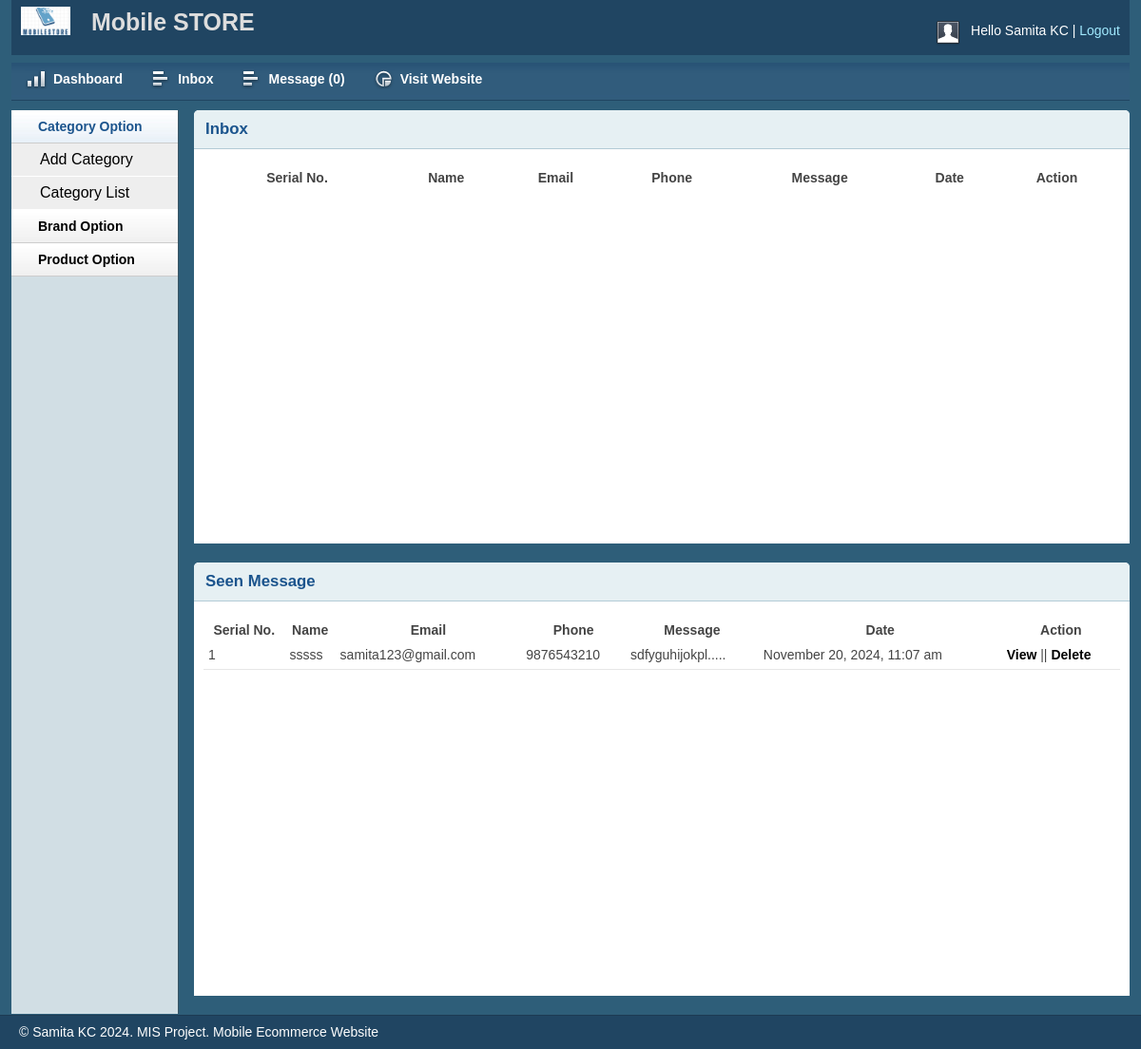
The app's page /admin/message.php (signed in) with its own data.
### tables this page shows
CREATE TABLE `tbl_contact` (
  `id` int(11) NOT NULL,
  `name` varchar(255) NOT NULL,
  `email` varchar(255) NOT NULL,
  `contact` varchar(255) NOT NULL,
  `message` text NOT NULL,
  `status` int(11) NOT NULL DEFAULT 0,
  `date` timestamp NOT NULL DEFAULT current_timestamp()
);

### lib/Database.php (called while the page is built, shortened)
<?php
Class Database{
 public $host   = DB_HOST;
 public $user   = DB_USER;
 public $pass   = DB_PASS;
 public $dbname = DB_NAME;
 public $link;
private function connectDB(){
 $this->link = new mysqli($this->host, $this->user, $this->pass,
  $this->dbname);
 }
public function select($query){
  $result = $this->link->query($query) or
   die($this->link->error.__LINE__);
  if($result->num_rows > 0){
    return $result;
  } else {
    return false;
  }
 }
}

### helpers/Formate.php (called while the page is built, shortened)
<?php
class Format{
 public function formatDate($date){
  return date('F j, Y, g:i a', strtotime($date));
 }
 public function textShorten($text, $limit = 400){
  $text = $text. " ";
  $text = substr($text, 0, $limit);
  $text = substr($text, 0, strrpos($text, ' '));
  $text = $text.".....";
  return $text;
 }
}
?>

### admin/message.php (the view, shortened to what this page needs)
<?php include 'inc/header.php'; ?>
<?php include 'inc/sidebar.php'; ?>
        <div class="grid_10">
            <div class="box round first grid">
                <h2>Inbox</h2>
                <div class="block">
                    <table class="data display datatable" id="example">
					<thead>
						<tr>
							<th>Serial No.</th>
							<th>Name</th>
							<th>Email</th>
							<th>Phone</th>
							<th>Message</th>
							<th>Date</th>
							<th>Action</th>
						</tr>
					</thead>
				</table>
               </div>
            </div>
             <div class="box round first grid">
                <h2>Seen Message</h2>
                <div class="block">
                    <table class="data display datatable" id="example">
					<thead>
						<tr>
							<th>Serial No.</th>
							<th>Name</th>
							<th>Email</th>
							<th>Phone</th>
							<th>Message</th>
							<th>Date</th>
							<th>Action</th>
						</tr>
					</thead>
					<tbody>
			<?php
			$query = "select * from tbl_contact where status='1' order by id desc";
			$msg = $db->select($query);
			if ($msg) {
			$i=0;
			while ($result = $msg->fetch_assoc()) {
			   $i++;
           ?>
		<tr class="odd gradeX">
			<td><?php echo $i;?></td>
			<td><?php echo $result['name'];?></td>
			<td><?php echo $result['email'];?></td>
			<td><?php echo $result['contact'];?></td>
			<td><?php echo $fm->textShorten($result['message'],30);?></td>
			<td><?php echo $fm->formatDate($result['date']);?></td>
			<td>
				<a href="viewmsg.php?msgid=<?php echo $result['id'];?>">View</a> ||
				<a onclick="return confirm('Are you sure to Delete!');" href="?delid=<?php echo $result['id'];?>">Delete</a>
			</td>
		</tr>
						<?php } } ?>
					</tbody>
				</table>
               </div>
            </div>
        </div>
 <?php include 'inc/footer.php'; ?>

### admin/css/text.css (style rules this page uses)
body { font: 13px/1.5 Tahoma, Helvetica, Arial, 'Liberation Sans', FreeSans, sans-serif; }
h2 { font-size: 23px; }
p, dl, hr, h1, h2, h3, h4, h5, h6, ol, ul, pre, table, address, fieldset { margin-bottom: 20px; }

### admin/css/grid.css (style rules this page uses)
.grid_1, .grid_2, .grid_3, .grid_4, .grid_5, .grid_6, .grid_7, .grid_8, .grid_9, .grid_10, .grid_11, .grid_12, .grid_13, .grid_14, .grid_15, .grid_16 { display: inline; float: left; margin-left: 1%; margin-right: 1%; }
.container_12 .grid_10 { width: 81.333%; }

### admin/css/layout.css (style rules this page uses)
body { background: #fff none repeat scroll 0 0; color: #444; font-size: 14px; padding: 0; }
a { color: #000; font-weight:bold; text-decoration: none; }
h1, h2, h3, h4, h5, h6 { line-height:1.2em; margin-bottom:.3em; }
h2 { margin-top:1em; }
.box { background:#fff; margin-bottom:20px; padding:10px 10px 10px 10px; margin-left:-8px; }
.box.grid { padding-bottom:40px; }
.box.round { -moz-border-radius: 5px 5px 0px 0px; -webkit-border-radius: 5px 5px 0px 0px; border-radius: 5px 5px 0px 0px; }
.box h2 { font-size:1.2em; font-weight:bold; color:#1B548D; background:#E6F0F3; margin:-10px -10px 0 -10px; padding:10px 12px; border-bottom:1px solid #B3CBD6; -moz-border-radius: 5px 5px 0px 0px; -webkit-border-radius: 5px 5px 0px 0px; border-radius: 5px 5px 0px 0px; }
.box.first { min-height: 406px; }
.block { padding-top:20px; }
.block { padding-bottom:1px; }
table.display { margin: 0 auto; clear: both; width: 100%; }
tr.odd { height: 30px; line-height: 30px; border-bottom:1px solid #e6e6e6; }
tr.odd td, tr.even td { padding-left:5px; }

### records on screen
tbl_contact: name "sssss", email "samita123@gmail.com", contact "9876543210", message "sdfyguhijokpl.....", date "November 20, 2024, 11:07 am"

### other values on screen
Session::get('adminName') "Samita KC"
